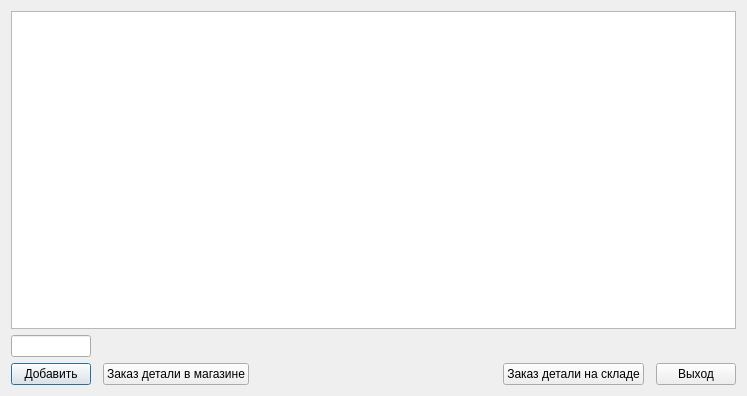
<?xml version="1.0" encoding="UTF-8"?>
<ui version="4.0">
 <class>Based</class>
 <widget class="QDialog" name="Based">
  <property name="geometry">
   <rect>
    <x>0</x>
    <y>0</y>
    <width>747</width>
    <height>396</height>
   </rect>
  </property>
  <property name="windowTitle">
   <string>Dialog</string>
  </property>
  <layout class="QGridLayout" name="gridLayout">
   <item row="2" column="1">
    <spacer name="horizontalSpacer_2">
     <property name="orientation">
      <enum>Qt::Horizontal</enum>
     </property>
     <property name="sizeHint" stdset="0">
      <size>
       <width>40</width>
       <height>20</height>
      </size>
     </property>
    </spacer>
   </item>
   <item row="2" column="0">
    <widget class="QPushButton" name="pushButton">
     <property name="text">
      <string>Добавить</string>
     </property>
    </widget>
   </item>
   <item row="0" column="0" colspan="7">
    <widget class="QTableView" name="tableView"/>
   </item>
   <item row="2" column="2">
    <widget class="QPushButton" name="pushButton_4">
     <property name="text">
      <string>Заказ детали в магазине</string>
     </property>
    </widget>
   </item>
   <item row="2" column="5">
    <spacer name="horizontalSpacer_3">
     <property name="orientation">
      <enum>Qt::Horizontal</enum>
     </property>
     <property name="sizeHint" stdset="0">
      <size>
       <width>40</width>
       <height>20</height>
      </size>
     </property>
    </spacer>
   </item>
   <item row="2" column="3">
    <spacer name="horizontalSpacer">
     <property name="orientation">
      <enum>Qt::Horizontal</enum>
     </property>
     <property name="sizeHint" stdset="0">
      <size>
       <width>317</width>
       <height>20</height>
      </size>
     </property>
    </spacer>
   </item>
   <item row="2" column="4">
    <widget class="QPushButton" name="pushButton_3">
     <property name="text">
      <string>Заказ детали на складе</string>
     </property>
    </widget>
   </item>
   <item row="2" column="6">
    <widget class="QPushButton" name="pushButton_2">
     <property name="text">
      <string>Выход</string>
     </property>
    </widget>
   </item>
   <item row="1" column="0">
    <widget class="QLineEdit" name="Find"/>
   </item>
  </layout>
 </widget>
 <resources/>
 <connections/>
</ui>
